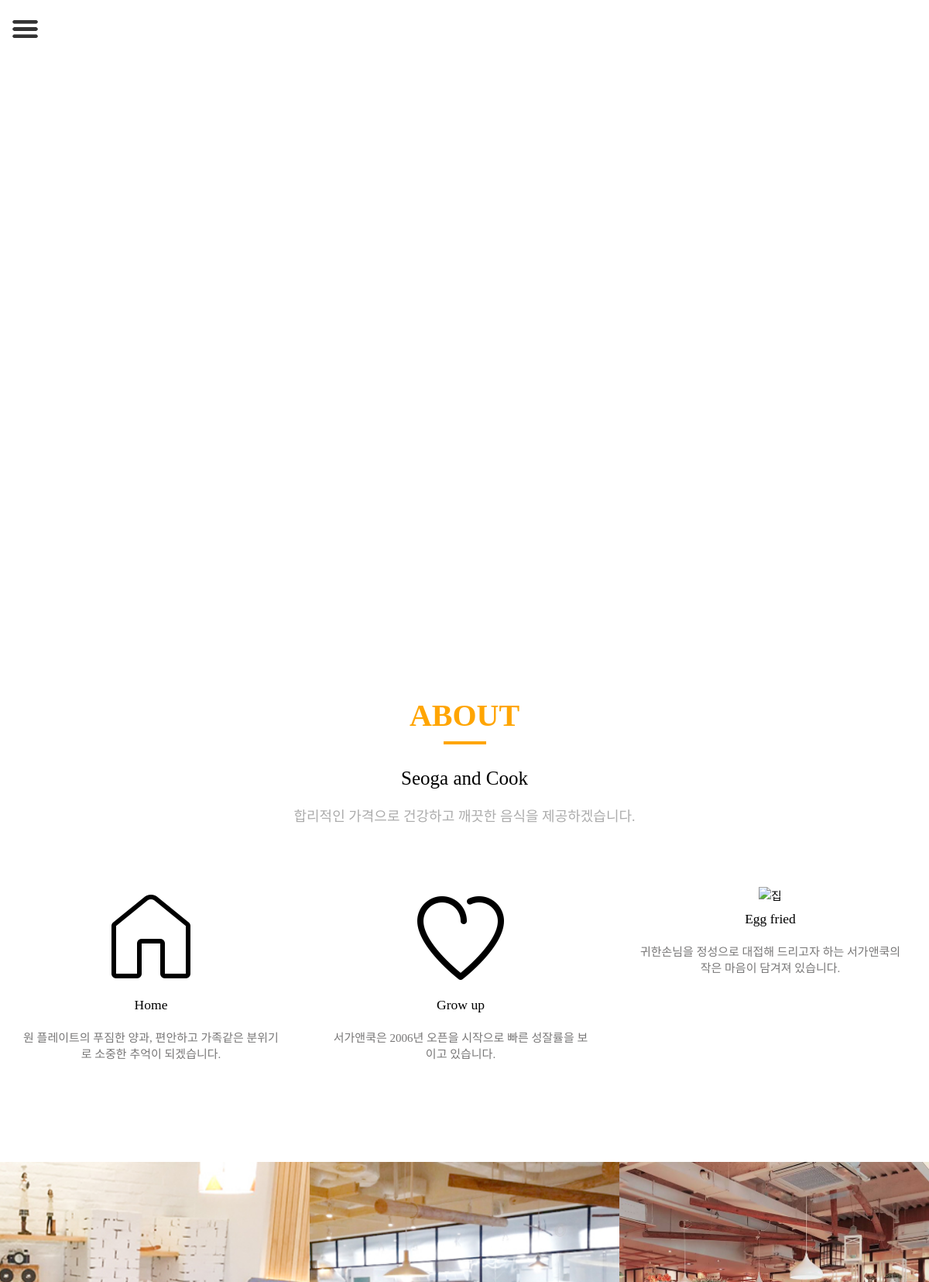
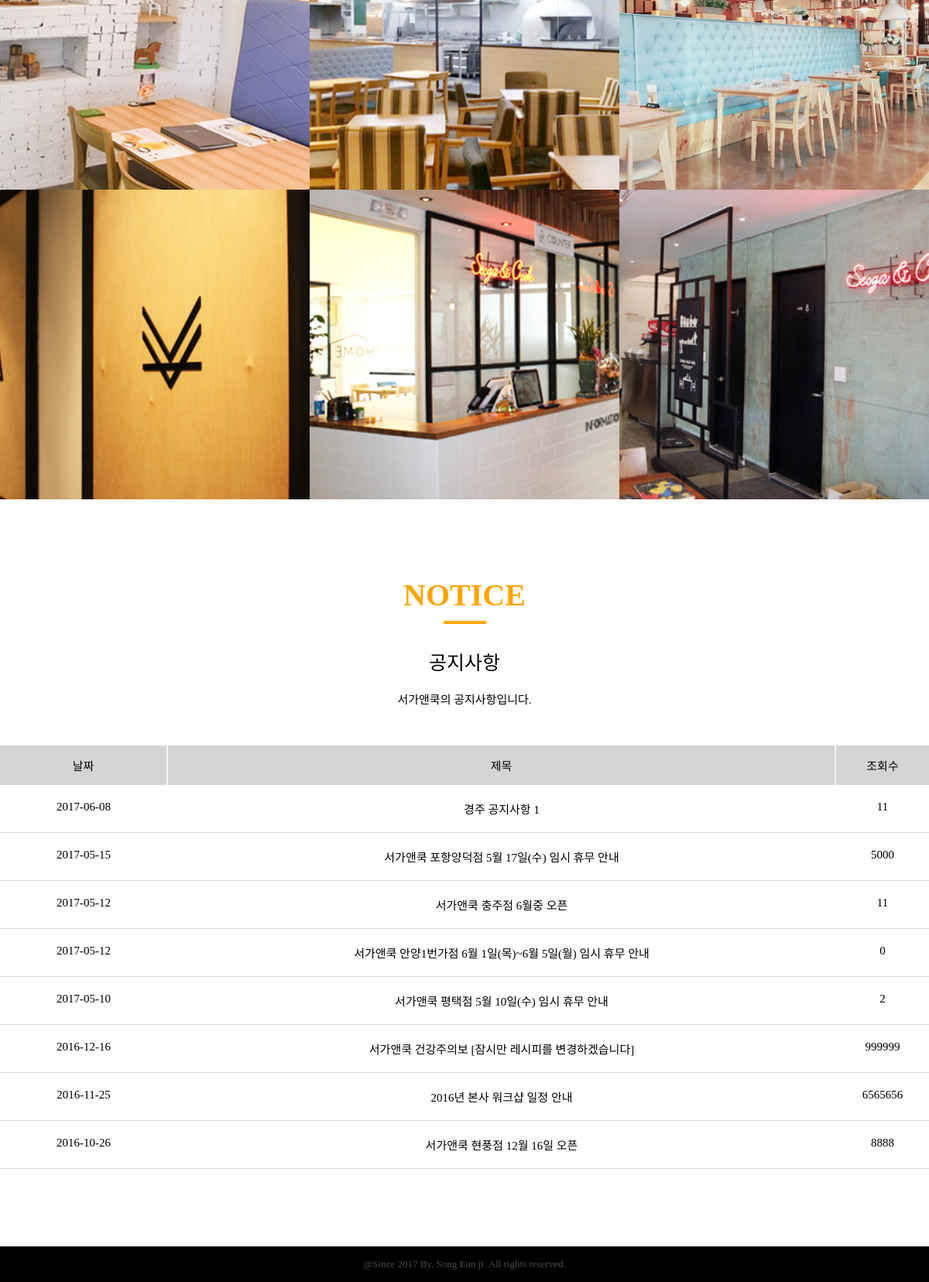
The app's page /cook/index.php with its own data (2 pictures, top to bottom).
### tables this page shows
CREATE TABLE IF NOT EXISTS `notice` (
`idx` int(11) NOT NULL,
  `date` date NOT NULL,
  `title` text NOT NULL,
  `hit` int(50) NOT NULL
);

### cook/index.php (the view, shortened to what this page needs)
<?php
	include "./db/db.php";
	$select = "select * from notice ORDER BY  date DESC limit 0,8 ";
		$rs = $pdo -> query($select);
		$rs -> execute();
?>
<!DOCTYPE html>
<html lang="ko">
<head>
	<link rel="stylesheet" href="./css/common.css">
	<link rel="stylesheet" href="./css/index.css">
</head>
<body>
	<div class="wrap">
		<?php
		include_once "./layout/header.php";
	?>
		<section class="promotionVideo">
			<div class="cover">
				<video autoplay muted loop >
					<source src="./image/promotion.mp4" type="video/mp4">
				</video>
			</div>
		</section>
		<section class="aboutStore">
			<div class="container">
				<div class="sectionTitle">
					<h2>ABOUT</h2>
					<hr>
					<p class="name">Seoga and Cook</p>
					<p class="explain">합리적인 가격으로 건강하고  깨끗한 음식을 제공하겠습니다. </p>
				</div>
				<div class="brandStory">
					<ul>
						<li>
							<div class="box">
								<div class="image">
									<img src="./image/story_home.png" alt="집" id="icon">
									<h3>Home</h3>
								</div>
								<div class="text">
									<p>원 플레이트의 푸짐한 양과, 편안하고 가족같은 분위기로 소중한 추억이 되겠습니다. </p>
								</div>
							</div>
						</li>
						<li>
							<div class="box">
								<div class="image">
									<img src="./image/story_heart.png" alt="집">
									<h3>Grow up</h3>
								</div>
								<div class="text">
									<p>
										서가앤쿡은 2006년 오픈을 시작으로 빠른 성잘률을 보이고 있습니다.
									</p>
								</div>
							</div>
						</li>
						<li>
							<div class="box">
								<div class="image">
									<img src="./image/story_egg.png" alt="집">
									<h3>Egg fried</h3>
								</div>
								<div class="text">
									<p>
										귀한손님을 정성으로 대접해 드리고자 하는 서가앤쿡의 작은 마음이 담겨져 있습니다.
									</p>
								</div>
							</div>
						</li>
					</ul>
				</div>
			</div>
		</section>
		<section class="gallery">
			<div class="galleryBox">
				<ul>
					<li>
						<div class="storeImg" id="store1">
						</div>
					</li>
					<li>
						<div class="storeImg" id="store2">
						</div>
					</li>
					<li>
						<div class="storeImg" id="store3">
						</div>
					</li>
					<li>
						<div class="storeImg" id="store4">
						</div>
					</li>
					<li>
						<div class="storeImg" id="store5">
						</div>
					</li>
					<li>
						<div class="storeImg" id="store6">
						</div>
					</li>
				</ul>
			</div>
		</section>
		<section class="notice">
			<div class="container">
				<div class="sectionTitle">
					<h2>NOTICE</h2>
					<hr>
					<p class="name">공지사항</p>
					<p class="expalin">서가앤쿡의 공지사항입니다. </p>
				</div>
				<div class="noticeList">
					<div class="listTop">
						<ul>
							<li class="date">날짜 </li>
							<li class="title">제목 </li>
							<li class="hit">조회수</li>
						</ul>
					</div>
					<?php
						while ($data = $rs -> fetch()) {
					 ?>
					<div class="listBottom">
						<ul>
							<li class="date"><?=$data['date']?></li>
							<li class="title"><?=$data['title']?></li>
							<li class="hit"><?=$data['hit']?></li>
						</ul>
					</div>
					<?php
						}
					 ?>
				</div>
			</div>
		</section>
		</div>
		<?php
			include_once "./layout/footer.php";
		?>
	</body>
</html>

### cook/layout/header.php (shortened to what this page needs)
<div class="openMenu">
  <img src="./image/line.png" alt="햄버거 메뉴">
</div>

### cook/layout/footer.php
<footer style="background: black">
	<div class="container">
		<div class="copyright">
			@Since 2017 By. Song Eun ji. All rights reserved.
		</div>
	</div>
</footer>

### cook/css/common.css (style rules this page uses)
* { margin:0; padding: 0; box-sizing: border-box;word-break: break-all; }
body , html { font-size: 15px; }
h1,h2,h3,h4,h5,h6 { font-weight: normal; }
li { list-style: none }
.container { margin: 0 auto; max-width: 1200px; margin-top: 0; }
section { width: 100%; }
.openMenu { background: #fff; opacity: 0.8;width: 55px; height: 55px; border-radius: 50%; padding: 9px; position: fixed; top:0; left:0; z-index: 9000; margin:10px 0 0 5px; cursor: pointer; }
.openMenu img { width:100%; height: 100%; }
.copyright { color:#4a4a4a; text-align: center; font-weight:normal; padding: 15px 0; text-align: center; font-size: 13px; }

### cook/css/index.css (style rules this page uses)
section { min-height: 100vh; }
.promotionVideo { background:rgba(255,255,255,0.0); width: 100%; height: 100%; }
.cover video { position: fixed; top:0; left:0; min-width: 100%; width: auto; z-index: -10; }
.aboutStore { background: #fff; padding: 100px 0; min-height: 85vh !important; }
.sectionTitle { width: 100%; text-align: center; }
.sectionTitle h2 { font-size: 40px; font-weight: bold; padding-bottom: 10px; color: orange; }
.sectionTitle hr { width: 55px; height: 4px; background: orange; margin: 0 auto; border: none; }
.sectionTitle .name { font-size: 25px; padding: 30px 0 20px 0; }
.sectionTitle .explain { color: #acacac; font-size: 18px; margin-bottom: 30px; }
.brandStory { width: 100%; margin: 0 auto; margin-top: 50px; }
.brandStory ul { width: 100%; display: flex; }
.brandStory ul:after { clear: both; display: block; content: ""; }
.brandStory ul li { flex: 1; float:left; text-align: center; padding: 10px; margin-right: 10px; }
.box { padding: 20px 5px; }
.image img { width: 30%; height: 30%; margin: 0 auto; display: flex; justify-content: center; align-items: center; -webkit-filter: grayscale(100%); filter: grayscale(100%); margin-bottom: 20px; }
.image h3 { text-align: center; padding: 10px; }
.text { width:100%;margin: 0 auto; }
.text p { font-size: 15px; margin-top: 10px; padding: 0px 10px;text-align: center; color:#787777; }
.gallery { background: #fff; }
.galleryBox { height: 100%; }
.galleryBox ul { width: 100%; height: 100vh; }
.galleryBox ul li { width: calc(100% / 3); height: 50vh; float:left; position: relative; }
#store1 { background: url("../image/store1.jpg")no-repeat; width: 100%; height: 100%; -webkit-background-size: cover; background-position: 85% 0 ; background-size: cover; }
#store2 { background: url("../image/store2.jpg")no-repeat; width: 100%; height: 100%; -webkit-background-size: cover; background-position: center ; background-size: cover; }
#store3 { background: url("../image/store3.jpg")no-repeat; width: 100%; height: 100%; -webkit-background-size: cover; background-position: center ; background-size: cover; }
#store4 { background: url("../image/store4.jpg")no-repeat; width: 100%; height: 100%; -webkit-background-size: cover; background-position: center ; background-size: cover; }
#store5 { background: url("../image/store5.jpg")no-repeat; width: 100%; height: 100%; -webkit-background-size: cover; background-position: 0% 0%; background-size: cover; }
#store6 { background: url("../image/store6.jpg")no-repeat; width: 100%; height: 100%; -webkit-background-size: cover; background-position: 72% 0 ; background-size: cover; }
.notice { width: 100%; background: #fff; padding: 100px 0; }
.sectionTitle { margin-bottom: 50px; }
.noticeList { width: 100%;height: 100%; }
.listTop { width: 100% }
.listTop ul { width: 100%; display: flex; background: #d6d4d4 }
.listTop ul li { text-align: center; padding: 15px 0; border-right: 2px solid #f7f3f3; }
.listTop ul li:last-child { border-right: none; }
.date { flex: 1; }
.title { flex: 4; }
.hit { flex:initial; width: 120px; }
.listBottom { width: 100%; }
.listBottom ul { width: 100%; display: flex; }
.listBottom ul li { text-align: center; padding: 20px 0; border-bottom: 1px solid #d4d4d4; }
.listBottom .title { cursor: pointer; }

### records on screen
notice: date "2017-06-08", title "경주 공지사항 1", hit "11"
notice: date "2017-05-15", title "서가앤쿡 포항양덕점 5월 17일(수) 임시 휴무 안내", hit "5000"
notice: date "2017-05-12", title "서가앤쿡 충주점 6월중 오픈", hit "11"
notice: date "2017-05-12", title "서가앤쿡 안양1번가점 6월 1일(목)~6월 5일(월) 임시 휴무 안내", hit "0"
notice: date "2017-05-10", title "서가앤쿡 평택점 5월 10일(수) 임시 휴무 안내", hit "2"
notice: date "2016-12-16", title "서가앤쿡 건강주의보 [잠시만 레시피를 변경하겠습니다]", hit "999999"
notice: date "2016-11-25", title "2016년 본사 워크샵 일정 안내", hit "6565656"
notice: date "2016-10-26", title "서가앤쿡 현풍점 12월 16일 오픈", hit "8888"
